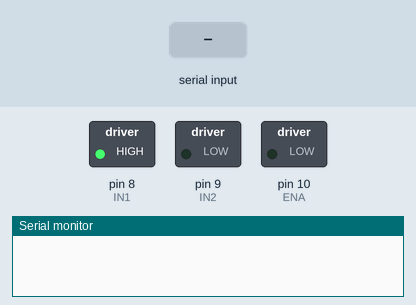
Recording of a sketch running on a simulated Arduino Uno, built with avr-gcc and run on an emulated ATmega328P. Shown: switched loads named in the sketch (green lamp = pin HIGH), the last lines printed to the serial monitor. The inputs (shaded band) are chosen by the test bench.

Above: at 1.2 s.
1.3 s: "1" received over Serial
At 2.1 s:
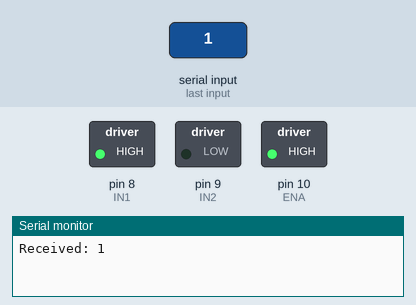
2.8 s: "0" received over Serial
At 3.2 s:
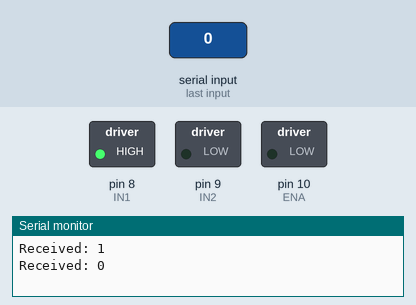
Timing chart, 0 to 5.8 s (numbered marks = the images above; inputs shaded):
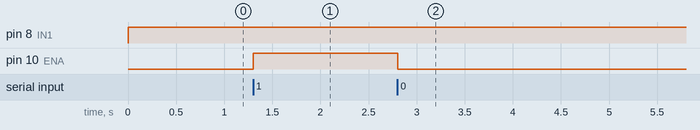

Measured:
- after the input at 1.3 s, pin 10 (ENA): LOW → HIGH at once
- after the input at 2.8 s, pin 10 (ENA): HIGH → LOW at once

The sketch:

control_motor.ino
```cpp
// Define motor control pins
const int ENA = 10;  // PWM pin for speed control
const int IN1 = 8;   // Direction control pin 1
const int IN2 = 9;   // Direction control pin 2

char command = '0'; // Default state: motor running

void setup() {
    pinMode(ENA, OUTPUT);
    pinMode(IN1, OUTPUT);
    pinMode(IN2, OUTPUT);

    Serial.begin(9600);
}


void loop() {
    // Check if a command is available from Python
    if (Serial.available() > 0) {
        command = Serial.read();
        Serial.println("Received: " + String(command)); // Debugging output
    }

    // Run motor at full power when "1", stop when "0"
    if (command == '1') {
        driveMotor(255, 1);  // Full speed forward
    } else if (command == '0') {
        driveMotor(0, 1);     // Stop motor
    }
}

void driveMotor(int speed, bool direction) {
    analogWrite(ENA, speed);
    if (direction) {
        digitalWrite(IN1, HIGH);
        digitalWrite(IN2, LOW);
    } else {
        digitalWrite(IN1, LOW);
        digitalWrite(IN2, HIGH);
    }
}
```
